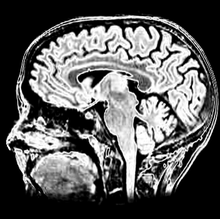
%> input picture 图像配准/B样条弹性配准matlab/brain3.png, 220 x 219 px, shrunk from 354 x 353 before the run
$ octave example_2d_nonrigid_2.m   (GNU Octave 9; MATLAB toolbox functions it lacks are replaced by stand-ins)
%> lines starting %> are read from the running program, lines starting %| are printed output that depends on the picture
### 图像配准/B样条弹性配准matlab/bspline_registration_gradient.m
function [O_error, O_grad]=bspline_registration_gradient(O_grid,sizes,Spacing,I1,I2,options)
% Function registration_gradient. This function will calculate a registration
% error value and gradient after b-spline non-rigid registration
% of two images / volumes.
%
% [error, errorgrad]=bspline_registration_gradient(grid,sizes,Spacing,I1,I2,options)
%
% inputs,
%   grid: b-spline control grid created by make_init_grid.m, (and reshaped
%         to one long vector.)
%   sizes: sizes need tot reshape the grid to matrix format.
%   Spacing: The spacing in x,y (and z) direction of the b-spline grid
%           knots
%   I1 and I2: The input images, of which I1 is transformed.
%   options: Struct with options
%       ->type: Type of image similarity(error) measure used
%               (see image_difference.m) (default 'sd')
%       ->penaltypercentage Percentage of penalty smoothness (bending energy
%               of thin sheet of metal) (default 0.01)
%       ->step: Delta step used for error gradient (default 0.01)
%       ->centralgrad: Calculate derivatives with central instead of forward
%               gradient (default true)
% outputs,
%   error: The registration error value
%   errorgrad: The registration error gradient
%
% example,
%   I1=im2double(imread('lenag1.png'));
%   I2=im2double(imread('lenag2.png'));
%   O_trans=make_init_grid([32 32],size(I1)); sizes=size(O_trans);
%   O_trans = fminsd(@(x)bspline_registration_gradient(x,sizes,[32 32],I1,I2,'sd'), O_trans(:), ...
%               optimset('Display','iter','GradObj','on','MaxIter',20,'DiffMinChange',0.1));
%   Icor=bspline_transform(reshape(O_trans,sizes),I1,Spacing);
%   figure, imshow(I1), figure, imshow(I2), figure, imshow(Icor)
%
%
% This function is written by D.Kroon University of Twente (October 2008)

% Check/set input options
defaultoptions=struct('type','sd', 'penaltypercentage',0.01,'step',0.01,'centralgrad',true);
if(~exist('options','var')),
    options=defaultoptions;
else
    tags = fieldnames(defaultoptions);
    for i=1:length(tags)
         if(~isfield(options,tags{i})),  options.(tags{i})=defaultoptions.(tags{i}); end
    end
    if(length(tags)~=length(fieldnames(options))),
        warning('BsplineRegistrationGradient:unknownoption','unknown options found');
    end
end

% Type of image similarity(error) measure used
type=options.type;
% Percentage of penalty smoothness (bending energy of thin sheet of metal)
penaltypercentage=options.penaltypercentage;
% Delta step used for error gradient
step=options.step;
% Central gradient or (faster) forward gradient
centralgrad=options.centralgrad;


% Convert Grid vector to grid matrix
O_grid=reshape(O_grid,sizes);

% Transform the image with the B-spline grid
I_init=bspline_transform(O_grid,I1,Spacing);

% Calculate the current registration error
t=image_difference(I_init,I2,type);
O_error=t;

if(penaltypercentage>0)
    % Calculate penalty smoothness (bending energy of thin sheet of metal)
    if ( nargout > 1 )
        % If penalty gradient needed, also determine the gradient.
        [SO_error, SO_grad]=penalties_smoothness(O_grid,size(I1));
    else
        SO_error=penalties_smoothness(O_grid,size(I1));
    end

    % Add penalty to total error
    O_error=O_error+SO_error*penaltypercentage;
end

%
% Code below is only needed, when the error gradient is asked by the optimizer
%

% If gradient needed, also determine the gradient.
if ( nargout > 1 )
    if(ndims(I2)==2)
        O_grad=zeros(size(O_grid));
        for zi=0:3,
            for zj=0:3,
                % The variables which will contain the controlpoints for
                % determining a central registration error gradient
                O_gradpx=O_grid; O_gradpy=O_grid;
                if(centralgrad)
                    O_gradmx=O_grid; O_gradmy=O_grid;
                end

                %Set grid movements of every fourth grid node.
                for i=(1+zi):4:size(O_grid,1),
                    for j=(1+zj):4:size(O_grid,2),
                        O_gradpx(i,j,1)=O_gradpx(i,j,1)+step;
                        O_gradpy(i,j,2)=O_gradpy(i,j,2)+step;
                        if(centralgrad)
                            O_gradmx(i,j,1)=O_gradmx(i,j,1)-step;
                            O_gradmy(i,j,2)=O_gradmy(i,j,2)-step;
                        end
                    end
                end

                % Do the grid b-spline transformation for movement of nodes to
                % left right top and bottem.
                I_gradpx=bspline_transform(O_gradpx,I1,Spacing);
                I_gradpy=bspline_transform(O_gradpy,I1,Spacing);
                if(centralgrad)
                    I_gradmx=bspline_transform(O_gradmx,I1,Spacing);
                    I_gradmy=bspline_transform(O_gradmy,I1,Spacing);
                end

                for i=(1+zi):4:size(O_grid,1),
                    for j=(1+zj):4:size(O_grid,2),

                            % Calculate pixel region influenced by a grid node
                            irm=i-2; irp=i+2; jrm=j-2; jrp=j+2;
                            if(irm<1), irm=1; end
                            if(jrm<1), jrm=1; end
                            if(irp>size(O_grid,1)), irp=size(O_grid,1); end
                            if(jrp>size(O_grid,2)), jrp=size(O_grid,2); end

                            regAx=round(O_grid(irm,jrm,1)); regAy=round(O_grid(irm,jrm,2));
                            regBx=round(O_grid(irp,jrp,1)); regBy=round(O_grid(irp,jrp,2));

                            if(regAx<1), regAx=1; elseif(regAx>size(I1,1)), regAx=size(I1,1); end
                            if(regAy<1), regAy=1; elseif(regAy>size(I1,2)), regAy=size(I1,2); end
                            if(regBx<1), regBx=1; elseif(regBx>size(I1,1)), regBx=size(I1,1); end
                            if(regBy<1), regBy=1; elseif(regBy>size(I1,2)), regBy=size(I1,2); end
                            if(regAx>regBx), regAxt=regAx; regAx=regBx; regBx=regAxt; end
                            if(regAy>regBy), regAyt=regAy; regAy=regBy; regBy=regAyt; end

                            % Determine the registration error in the region
                            E_gradpx=image_difference(I_gradpx(regAx:regBx,regAy:regBy),I2(regAx:regBx,regAy:regBy),type);
                            E_gradpy=image_difference(I_gradpy(regAx:regBx,regAy:regBy),I2(regAx:regBx,regAy:regBy),type);
                            if(centralgrad)
                                E_gradmx=image_difference(I_gradmx(regAx:regBx,regAy:regBy),I2(regAx:regBx,regAy:regBy),type);
                                E_gradmy=image_difference(I_gradmy(regAx:regBx,regAy:regBy),I2(regAx:regBx,regAy:regBy),type);
                            else
                                E_grid=image_difference(I_init(regAx:regBx,regAy:regBy),I2(regAx:regBx,regAy:regBy),type);
                            end

                                % Calculate the error registration gradient.
                            if(centralgrad)
                                O_grad(i,j,1)=(E_gradpx-E_gradmx)/(step*2);
                                O_grad(i,j,2)=(E_gradpy-E_gradmy)/(step*2);
                            else
                                O_grad(i,j,1)=(E_gradpx-E_grid)/step;
                                O_grad(i,j,2)=(E_gradpy-E_grid)/step;
                            end
                    end
                end
            end
        end
        if(penaltypercentage>0)
            % Add smoothness penalty gradient
            O_grad=O_grad+SO_grad*penaltypercentage;
        end

        O_grad=O_grad(:);
    else
        O_grad=zeros(size(O_grid));
        for zi=0:3,
            for zj=0:3,
                for zk=0:3,
                    O_gradpx=O_grid; O_gradpy=O_grid; O_gradpz=O_grid;
                    if(centralgrad)
                        O_gradmx=O_grid; O_gradmy=O_grid; O_gradmz=O_grid;
                    end

                    %Set grid movements of every fourth grid node.
                    for i=(1+zi):4:size(O_grid,1),
                        for j=(1+zj):4:size(O_grid,2),
                            for k=(1+zk):4:size(O_grid,3),
                                O_gradpx(i,j,k,1)=O_gradpx(i,j,k,1)+step;
                                O_gradpy(i,j,k,2)=O_gradpy(i,j,k,2)+step;
                                O_gradpz(i,j,k,3)=O_gradpz(i,j,k,3)+step;
                                if(centralgrad)
                                    O_gradmx(i,j,k,1)=O_gradmx(i,j,k,1)-step;
                                    O_gradmy(i,j,k,2)=O_gradmy(i,j,k,2)-step;
                                    O_gradmz(i,j,k,3)=O_gradmz(i,j,k,3)-step;
                                end
                            end
                        end
                    end

                    % Do the grid b-spline transformation for movement of nodes to
                    % left right top and bottem.
                    I_gradpx=bspline_transform(O_gradpx,I1,Spacing);
                    I_gradpy=bspline_transform(O_gradpy,I1,Spacing);
                    I_gradpz=bspline_transform(O_gradpz,I1,Spacing);
                    if(centralgrad)
                        I_gradmx=bspline_transform(O_gradmx,I1,Spacing);
                        I_gradmy=bspline_transform(O_gradmy,I1,Spacing);
                        I_gradmz=bspline_transform(O_gradmz,I1,Spacing);
                    end

                    for i=(1+zi):4:size(O_grid,1),
                        for j=(1+zj):4:size(O_grid,2),
                            for k=(1+zk):4:size(O_grid,3),
                                % Calculate pixel region influenced by a grid node
                                irm=i-2; irp=i+2;
                                jrm=j-2; jrp=j+2;
                                krm=k-2; krp=k+2;
                                if(irm<1), irm=1; end
                                if(jrm<1), jrm=1; end
                                if(krm<1), krm=1; end
                                if(irp>size(O_grid,1)), irp=size(O_grid,1); end
                                if(jrp>size(O_grid,2)), jrp=size(O_grid,2); end
                                if(krp>size(O_grid,3)), krp=size(O_grid,3); end

                                regAx=round(O_grid(irm,jrm,krm,1)); regAy=round(O_grid(irm,jrm,krm,2)); regAz=round(O_grid(irm,jrm,krm,3));
                                regBx=round(O_grid(irp,jrp,krp,1)); regBy=round(O_grid(irp,jrp,krp,2)); regBz=round(O_grid(irp,jrp,krp,3));

                                if(regAx<1), regAx=1; elseif(regAx>size(I1,1)), regAx=size(I1,1); end
                                if(regAy<1), regAy=1; elseif(regAy>size(I1,2)), regAy=size(I1,2); end
                                if(regAz<1), regAz=1; elseif(regAz>size(I1,3)), regAz=size(I1,3); end
                                if(regBx<1), regBx=1; elseif(regBx>size(I1,1)), regBx=size(I1,1); end
                                if(regBy<1), regBy=1; elseif(regBy>size(I1,2)), regBy=size(I1,2); end
                                if(regBz<1), regBz=1; elseif(regBz>size(I1,3)), regBz=size(I1,3); end
                                if(regAx>regBx), regAxt=regAx; regAx=regBx; regBx=regAxt; end
                                if(regAy>regBy), regAyt=regAy; regAy=regBy; regBy=regAyt; end
                                if(regAz>regBz), regAzt=regAz; regAz=regBz; regBz=regAzt; end

                                % Determine the registration error in the region
                                E_gradpx=image_difference(I_gradpx(regAx:regBx,regAy:regBy,regAz:regBz),I2(regAx:regBx,regAy:regBy,regAz:regBz),type);
                                E_gradpy=image_difference(I_gradpy(regAx:regBx,regAy:regBy,regAz:regBz),I2(regAx:regBx,regAy:regBy,regAz:regBz),type);
                                E_gradpz=image_difference(I_gradpz(regAx:regBx,regAy:regBy,regAz:regBz),I2(regAx:regBx,regAy:regBy,regAz:regBz),type);
                                if(centralgrad)
                                    E_gradmx=image_difference(I_gradmx(regAx:regBx,regAy:regBy,regAz:regBz),I2(regAx:regBx,regAy:regBy,regAz:regBz),type);
                                    E_gradmy=image_difference(I_gradmy(regAx:regBx,regAy:regBy,regAz:regBz),I2(regAx:regBx,regAy:regBy,regAz:regBz),type);
                                    E_gradmz=image_difference(I_gradmz(regAx:regBx,regAy:regBy,regAz:regBz),I2(regAx:regBx,regAy:regBy,regAz:regBz),type);
                                else
                                    E_grid=image_difference(I_init(regAx:regBx,regAy:regBy,regAz:regBz),I2(regAx:regBx,regAy:regBy,regAz:regBz),type);
                                end

                                % Calculate the error registration gradient.
                                if(centralgrad)
                                    O_grad(i,j,k,1)=(E_gradpx-E_gradmx)/(step*2);
                                    O_grad(i,j,k,2)=(E_gradpy-E_gradmy)/(step*2);
                                    O_grad(i,j,k,3)=(E_gradpz-E_gradmz)/(step*2);
                                else
                                    O_grad(i,j,k,1)=(E_gradpx-E_grid)/step;
                                    O_grad(i,j,k,2)=(E_gradpy-E_grid)/step;
                                    O_grad(i,j,k,3)=(E_gradpz-E_grid)/step;
                                end
                            end
                        end
                    end
                end
            end
        end
        if(penaltypercentage>0)
            % Add smoothness penalty gradient
            O_grad=O_grad+SO_grad*penaltypercentage;
        end

        O_grad=O_grad(:);
    end
end


### 图像配准/B样条弹性配准matlab/bspline_transform.m
function [I,Tx,Ty,Tz]=bspline_transform(O,I,Spacing)
% Function bspline_transform, is a wrapper of the mex
% bspline_transform_2d_double and bspline_transform_3d mex functions
%
% I = bspline_transform(O,I,nx,ny,nz)
% I :  Input image.
% O  : Transformation grid
% Spacing : Are the b-spline grid knot spacings.
%
% Function is written by D.Kroon University of Twente (September 2008)

% init
Tx=0; Ty=0; Tz=0;

% Check if spacing has integer values
if(sum(Spacing-floor(Spacing))>0), error('Spacing must be a integer'); end

if(ndims(I)==2)
    if(~isa(I,'double')), I=im2double(I); end
    if(nargout > 1 )
        [I,Tx,Ty]=bspline_transform_2d_double(O(:,:,1),O(:,:,2),I,Spacing(1),Spacing(2));
    else
        I=bspline_transform_2d_double(O(:,:,1),O(:,:,2),I,Spacing(1),Spacing(2));
    end
else
    if(isa(I,'double'))
        if(nargout > 1 )
            [I,Tx,Ty,Tz]=bspline_transform_3d_double(double(O(:,:,:,1)),double(O(:,:,:,2)),double(O(:,:,:,3)),double(I),double(Spacing(1)),double(Spacing(2)),double(Spacing(3)));
        else
            I=bspline_transform_3d_double(double(O(:,:,:,1)),double(O(:,:,:,2)),double(O(:,:,:,3)),double(I),double(Spacing(1)),double(Spacing(2)),double(Spacing(3)));
        end
    else
        if(nargout > 1 )
             [I,Tx,Ty,Tz]=bspline_transform_3d_single(single(O(:,:,:,1)),single(O(:,:,:,2)),single(O(:,:,:,3)),single(I),single(Spacing(1)),single(Spacing(2)),single(Spacing(3)));
        else
             I=bspline_transform_3d_single(single(O(:,:,:,1)),single(O(:,:,:,2)),single(O(:,:,:,3)),single(I),single(Spacing(1)),single(Spacing(2)),single(Spacing(3)));
        end
   end
end

### 图像配准/B样条弹性配准matlab/make_init_grid.m
function O_trans=make_init_grid(Spacing,sizeI)
% This function creates a uniform 2d or 3D b-spline control grid
% O=make_init_grid(Spacing,sizeI)
%
%  inputs,
%    Spacing: Spacing of the b-spline grid knot vector
%    sizeI: vector with the sizes of the image which will be transformed
%
%  outputs,
%    O: Uniform b-splinecontrol grid
%
%  example,
%
%    I1 = im2double(imread('lenag1.png'));
%    O = make_init_grid([8 8],size(I1));
%
%  Function is written by D.Kroon University of Twente (September 2008)

if(length(Spacing)==2)
    % Determine grid spacing
    dx=Spacing(1); dy=Spacing(2);

    % Calculate te grid coordinates (make the grid)
    [X,Y]=ndgrid(-dx:dx:(sizeI(1)+(dx*2)-2),-dy:dy:(sizeI(2)+(dy*2)-2));
    O_trans=ones(size(X,1),size(X,2),2);
    O_trans(:,:,1)=X;
    O_trans(:,:,2)=Y;
else
    % Determine grid spacing
    dx=Spacing(1); dy=Spacing(2); dz=Spacing(3);

    % Calculate te grid coordinates (make the grid)
    [X,Y,Z]=ndgrid(-dx:dx:(sizeI(1)+(dx*2)-2),-dy:dy:(sizeI(2)+(dy*2)-2),-dz:dz:(sizeI(3)+(dz*2)-2));
    O_trans=ones(size(X,1),size(X,2),size(X,3),3);
    O_trans(:,:,:,1)=X;
    O_trans(:,:,:,2)=Y;
    O_trans(:,:,:,3)=Z;
end


### 图像配准/B样条弹性配准matlab/example_2d_nonrigid_2.m
% Exampleusing fminunc optimizer and mutual information and grid
% refinement
%
% Example is written by D.Kroon University of Twente (OCtober 2008)

clear all; close all;

% Read two greyscale images of Lena
I1=im2double(imread('brain3.png'));
%> I1: size 219x220 double; min 0, max 1, mean 0.365
I2=im2double(imread('brain2.png'));
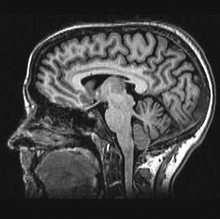
%> input picture 图像配准/B样条弹性配准matlab/brain2.png, 220 x 219 px, shrunk from 354 x 353 before the run
%> I2: size 219x220 double; min 0.0431, max 1, mean 0.265

% Type of registration error used see registration_error.m
options.type='mi';

% No smooth registration grid penalty
options.penaltypercentage=0;

% b-spline grid spacing in x and y direction
Spacing=[80 80];

% Make the Initial b-spline registration grid
[O_trans]=make_init_grid(Spacing,size(I1));

% Convert all values tot type double
I1=double(I1); I2=double(I2); O_trans=double(O_trans);

% Smooth both images for faster registration
I1s=imfilter(I1,fspecial('gaussian',[3 3],0.5));
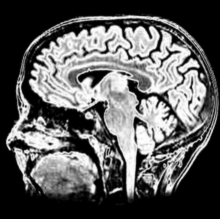
%> I1s: size 219x220 double; min 0, max 1, mean 0.365; mean of the top-left, top-right, bottom-left and bottom-right quarters 0.362, 0.45, 0.307, 0.343
I2s=imfilter(I2,fspecial('gaussian',[3 3],0.5));

% Optimizer parameters
optim=optimset('GradObj','on','LargeScale','off','Display','iter','MaxIter',100,'DiffMinChange',0.1,'DiffMaxChange',1,'MaxFunEvals',1000);

% Reshape O_trans from a matrix to a vector.
sizes=size(O_trans); O_trans=O_trans(:);
%> after `sizes=size(O_trans)`: sizes = [6 6 2]

% Start the b-spline nonrigid registration optimizer
O_trans = fminunc(@(x)bspline_registration_gradient(x,sizes,Spacing,I1s,I2s,options),O_trans,optim);
%> the run ends on the next line
